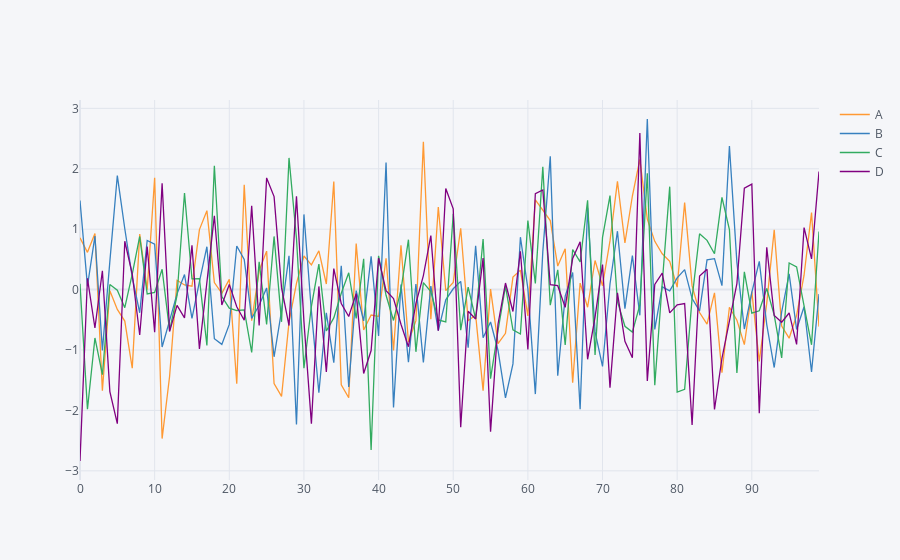

The cell this chart's notebook holds for it:
### Markdown cell above
## Using iplot to creare an interactive plot

### Code cell
df.iplot()
